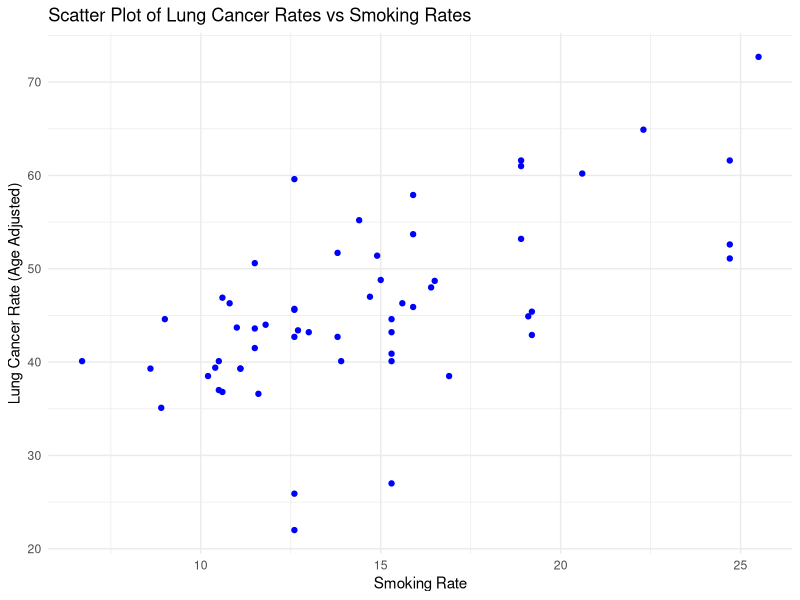

The R script that drew this image:
## ---- chunk 1
rm(list = ls())
## ---- chunk 2
# Load necessary libraries
library(ggplot2)

# Load the data
data <- read.csv("rate_lung_cancer_with_smoking.csv")
## ---- chunk 3
# 1. Scatter plot and correlation
ggplot(data, aes(x = Smoking_Rate, y = Age_Adjusted_Rate)) +
  geom_point(color = "blue") +
  ggtitle("Scatter Plot of Lung Cancer Rates vs Smoking Rates") +
  xlab("Smoking Rate") +
  ylab("Lung Cancer Rate (Age Adjusted)") +
  theme_minimal()

# Calculate correlation
correlation <- cor(data$Smoking_Rate, data$Age_Adjusted_Rate)
print(paste("Correlation:", correlation))
## ---- chunk 4
# 2. Fit linear regression model
model <- lm(Age_Adjusted_Rate ~ Smoking_Rate, data = data)
summary_model <- summary(model)
print(summary_model)
## ---- chunk 5
# 3. Extract estimates and confidence intervals
intercept <- coef(model)[1]
slope <- coef(model)[2]
conf_int <- confint(model, level = 0.95)

print(paste("Intercept Estimate:", round(intercept, 3)))
print(paste("Slope Estimate:", round(slope, 3)))
print("95% Confidence Intervals:")
print(conf_int)
## ---- chunk 6
# Statistical significance assessment
p_value_slope <- summary_model$coefficients["Smoking_Rate", "Pr(>|t|)"]
print(paste("P-value for the slope (Smoking_Rate):", p_value_slope))

if ((conf_int["Smoking_Rate", 1] > 0 | conf_int["Smoking_Rate", 2] < 0) && p_value_slope < 0.05) {
  print("The slope (Smoking_Rate) is statistically significant because its 95% confidence interval does NOT contain zero AND p-value < 0.05.")
} else {
  print("The slope (Smoking_Rate) is NOT statistically significant because its 95% confidence interval contains zero OR p-value ≥ 0.05.")
}

## ---- chunk 7

# 5. Extract the estimate of the residual variance (sigma^2)
sigma_squared <- summary_model$sigma^2
print(paste("Residual Variance Estimate (sigma^2):", round(sigma_squared, 3)))

# Calculate the 95% confidence interval for the residual variance
# Using the chi-square distribution to find the confidence bounds
n <- length(data$Smoking_Rate)  # Sample size
df_residual <- n - 2  # Degrees of freedom (number of observations - number of parameters)

# Compute the confidence interval using chi-square quantiles
alpha <- 0.05  # 95% confidence level
lower_bound <- sigma_squared * df_residual / qchisq(1 - alpha/2, df_residual)
upper_bound <- sigma_squared * df_residual / qchisq(alpha/2, df_residual)

print(paste("95% Confidence Interval for Residual Variance: [", 
            round(lower_bound, 3), ", ", round(upper_bound, 3), "]"))


